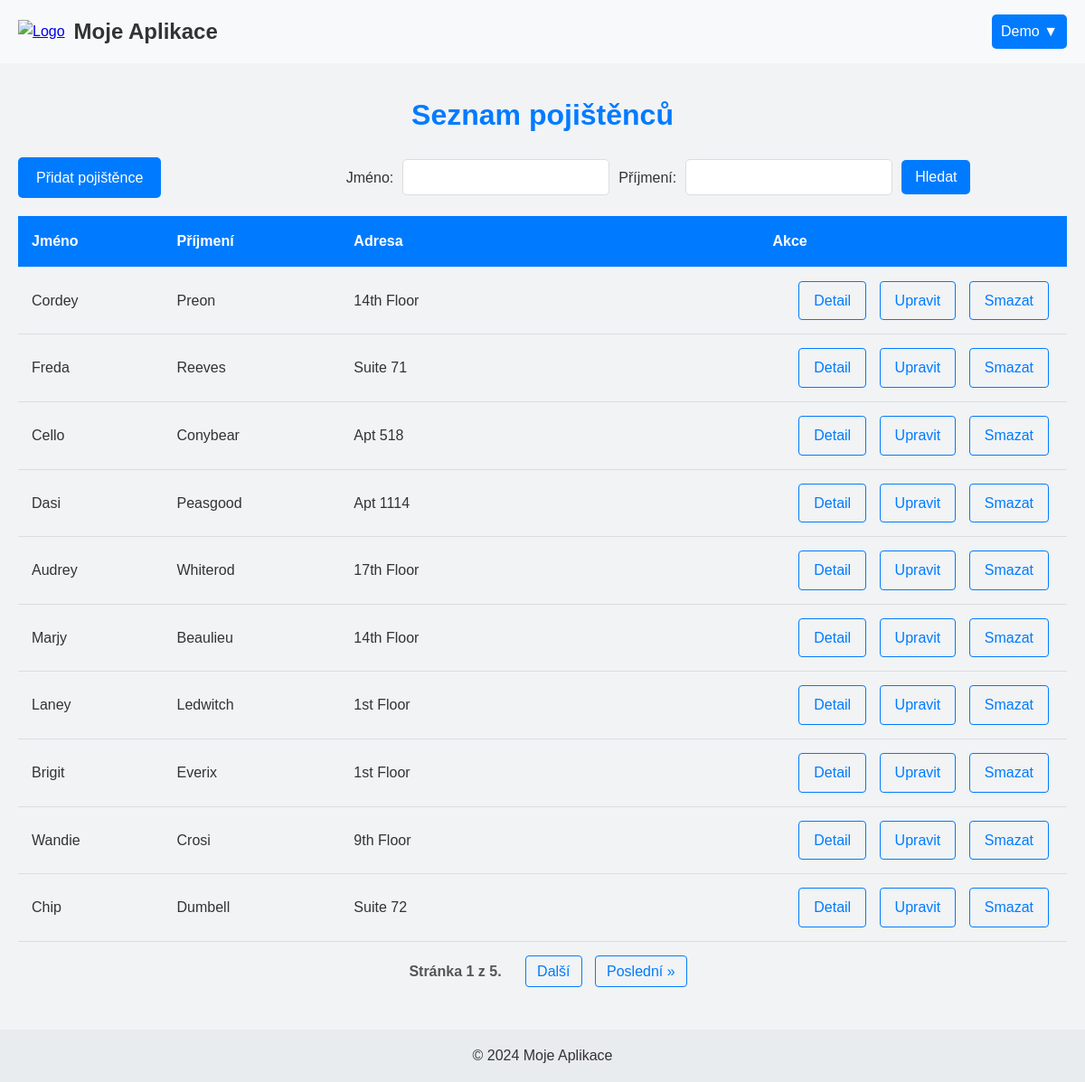
Page /pojistenci/seznam_pojistencu/ (signed in) on the committed database.
### NovyProjekt/models.py (models this page shows, shortened)
class Uzivatel(AbstractBaseUser):
    first_name = models.CharField(max_length=50, default="")
    last_name = models.CharField(max_length=50, default="")
    email = models.EmailField(max_length=300, unique=True)
    is_admin = models.BooleanField(default=False)
    is_active = models.BooleanField(default=True)
    last_login = models.DateTimeField(default=timezone.now)
    date_joined = models.DateTimeField(default=timezone.now)
    foto = models.ImageField(upload_to='images/', blank=True, null=True)
    objects = UzivatelManager()
    USERNAME_FIELD = 'email'
    REQUIRED_FIELDS = ['first_name', 'last_name']  # Uživatelské jméno je email, takže ho neuvádíme v REQUIRED_FIELDS

class Pojistenec(models.Model):
    user = models.ForeignKey(Uzivatel, on_delete=models.CASCADE, null=True, blank=True)
    jmeno = models.CharField(max_length=100)
    prijmeni = models.CharField(max_length=100)
    adresa = models.CharField(max_length=255)
    vek = models.IntegerField(null=True)
    foto = models.ImageField(upload_to='images/', blank=True, null=True)

### NovyProjekt/views.py (the view)
# urls.py: path('pojistenci/seznam_pojistencu/', views.seznam_pojistencu, name='seznam_pojistencu'),
@login_required
def seznam_pojistencu(request):
    vyhledavaci_form = VyhledavaciForm()
    pojistenci = Pojistenec.objects.all()
    if request.GET.get('jmeno') or request.GET.get('prijmeni'):
        jmeno = request.GET.get('jmeno')
        prijmeni = request.GET.get('prijmeni')
        pojistenci = pojistenci.filter(jmeno__icontains=jmeno, prijmeni__icontains=prijmeni)
    paginator = Paginator(pojistenci, 10)
    page_number = request.GET.get('page')
    try:
        page_obj = paginator.get_page(page_number)
    except PageNotAnInteger:
        page_obj = paginator.get_page(1)
    except EmptyPage:
        page_obj = paginator.get_page(paginator.num_pages)
    return render(request, 'pojistenci/seznam_pojistencu.html', {
        'vyhledavaci_form': vyhledavaci_form,
        'page_obj': page_obj,
    })

### NovyProjekt/forms.py
class VyhledavaciForm(forms.Form):
    jmeno = forms.CharField(required=False, label='Jméno')
    prijmeni = forms.CharField(required=False, label='Příjmení')

### NovyProjekt/templates/pojistenci/seznam_pojistencu.html (shortened to what this page needs)
{% extends 'index.html' %}
{% load static %}
{% block extra_styles %}
    <link rel="stylesheet" href="{% static 'css/seznam_pojistencu.css' %}">
{% endblock %}
{% block content %}
<div class="container-pojistenci">
    <h1>Seznam pojištěnců</h1>
    <a href="{% url 'pridat_pojistence' %}" class="btn">Přidat pojištěnce</a>
    <form method="GET" class="vyhledavaci-form">
        {{ vyhledavaci_form.jmeno.label_tag }} {{ vyhledavaci_form.jmeno }}
        {{ vyhledavaci_form.prijmeni.label_tag }} {{ vyhledavaci_form.prijmeni }}
        <button type="submit">Hledat</button>
    </form>
    {% if page_obj %}
        <table>
            <thead>
                <tr>
                    <th>Jméno</th>
                    <th>Příjmení</th>
                    <th>Adresa</th>
                    <th>Akce</th>
                </tr>
            </thead>
            <tbody>
                {% for pojistenec in page_obj %}
                    <tr>
                        <td>{{ pojistenec.jmeno }}</td>
                        <td>{{ pojistenec.prijmeni }}</td>
                        <td>{{ pojistenec.adresa }}</td>
                        <td>
                            <div class="pojistenci-actions">
                                <a href="{% url 'detail_pojistence' pojistenec.pk %}">Detail</a>
                                <a href="{% url 'upravit_pojistence' pojistenec.pk %}">Upravit</a>
                                <a href="{% url 'smazat_pojistence' pojistenec.pk %}">Smazat</a>
                            </div>
                        </td>
                    </tr>
                {% endfor %}
            </tbody>
        </table>
        <div class="pagination">
            <span class="step-links">
                <span class="current">
                    Stránka {{ page_obj.number }} z {{ page_obj.paginator.num_pages }}.
                </span>
                {% if page_obj.has_next %}
                    <a href="?page={{ page_obj.next_page_number }}">Další</a>
                    <a href="?page={{ page_obj.paginator.num_pages }}">Poslední &raquo;</a>
                {% endif %}
            </span>
        </div>
    {% else %}
        <p>Žádní pojištěnci nenalezeni.</p>
    {% endif %}
</div>
{% endblock %}

### NovyProjekt/templates/index.html (shortened to what this page needs)
<!DOCTYPE html>
<html lang="cs">
<head>
    {% load static %}
    <link rel="stylesheet" href="{% static 'css/index.css' %}">
    {% block extra_styles %}{% endblock %}
</head>
<body>
    <header>
        <div class="container">
            <div class="header-content">
                <div class="logo">
                    <a href="{% url 'index' %}">
                        <img src="{% static 'images/image.png' %}" alt="Logo" class="logo-img">
                    </a>
                    <span>Moje Aplikace</span>
                </div>
                <div class="dropdown">
                    <button class="dropbtn">
                        {% if user.is_authenticated %}
                            {{ user.first_name }} ▼
                        {% else %}
                            Menu ▼
                        {% endif %}
                    </button>
                </div>
            </div>
        </div>
    </header>
    <main>
        <div class="container">
            {% block content %}{% endblock %}
        </div>
    </main>
    <footer>
        <div class="container">
            <p>&copy; 2024 Moje Aplikace</p>
        </div>
    </footer>
</body>
</html>

### NovyProjekt/static/css/index.css (style rules this page uses)
* { margin: 0; padding: 0; box-sizing: border-box; }
body { font-family: Arial, sans-serif; line-height: 1.6; color: #333; min-height: 100vh; display: flex; flex-direction: column; }
.container { width: 100%; max-width: 1200px; margin: 0 auto; padding: 0 20px; }
header { background-color: #f8f9fa; padding: 1rem 0; }
.header-content { display: flex; justify-content: space-between; align-items: center; }
.logo { display: flex; justify-content: flex-start; align-items: center ; }
.logo img { width: 40px; height: 40px; margin-right: 10px; }
.logo span { font-size: 1.5rem; font-weight: bold; }
.dropdown { position: relative; display: inline-block; }
.dropbtn { background-color: #007bff; color: white; padding: 10px; font-size: 16px; border: none; border-radius: 5px; cursor: pointer; }
main { flex-grow: 1; padding: 2rem 0; background-color: #f1f3f5; }
h1 { text-align: center; margin-bottom: 1rem; }
.btn { display: inline-block; background-color: #007bff; color: white; padding: 0.5rem 1rem; text-decoration: none; border-radius: 4px; transition: background-color 0.3s; }
footer { background-color: #e9ecef; padding: 1rem 0; text-align: center; }

### NovyProjekt/static/css/seznam_pojistencu.css (style rules this page uses)
h2 ,h1 { text-align: center; color: #007bff; margin-bottom: 20px; }
table { width: 100%; border-collapse: collapse; margin-top: 20px; }
table th, table td { padding: 15px; text-align: left; border-bottom: 1px solid #ddd; }
th:last-child { text-align: center; padding-right: 20px; }
table th { background-color: #007bff; color: white; }
.pojistenci-actions { text-align: right; }
.pojistenci-actions a { display: inline-block; padding: 8px 16px; margin: 0 5px; text-decoration: none; color: #007bff; border: 1px solid #007bff; border-radius: 4px; transition: all 0.3s ease; }
.pagination { display: flex; justify-content: center; margin: 20px 0; font-size: 16px; }
.step-links a { text-decoration: none; padding: 8px 12px; margin: 0 5px; border: 1px solid #007bff; border-radius: 4px; color: #007bff; transition: background-color 0.3s, color 0.3s; }
.current { padding: 8px 12px; margin: 0 5px; font-weight: bold; color: #555; border-radius: 4px; }
.btn { display: inline-block; padding: 10px 20px; background-color: #007bff; color: white; border: none; border-radius: 5px; text-align: center; text-decoration: none; font-size: 16px; transition: background-color 0.3s, transform 0.2s; cursor: pointer; }
.vyhledavaci-form { display: inline-flex; align-items: center; margin-left: 200px; }
.vyhledavaci-form label { margin-right: 10px; }
.vyhledavaci-form input { padding: 10px; border: 1px solid #ddd; border-radius: 5px; font-size: 16px; margin-right: 10px; }
.vyhledavaci-form button[type="submit"] { padding: 10px 15px; background-color: #007bff; color: white; border: none; border-radius: 5px; font-size: 16px; cursor: pointer; }

### rows in the picture
Uzivatel: first_name "Demo"
Pojistenec: jmeno "Cordey", prijmeni "Preon", adresa "14th Floor"
Pojistenec: jmeno "Freda", prijmeni "Reeves", adresa "Suite 71"
Pojistenec: jmeno "Cello", prijmeni "Conybear", adresa "Apt 518"
Pojistenec: jmeno "Dasi", prijmeni "Peasgood", adresa "Apt 1114"
Pojistenec: jmeno "Audrey", prijmeni "Whiterod", adresa "17th Floor"
Pojistenec: jmeno "Marjy", prijmeni "Beaulieu", adresa "14th Floor"
Pojistenec: jmeno "Laney", prijmeni "Ledwitch", adresa "1st Floor"
Pojistenec: jmeno "Brigit", prijmeni "Everix", adresa "1st Floor"
Pojistenec: jmeno "Wandie", prijmeni "Crosi", adresa "9th Floor"
Pojistenec: jmeno "Chip", prijmeni "Dumbell", adresa "Suite 72"

### other values in the picture
{{ vyhledavaci_form.jmeno.label_tag }} "Jméno:"
{{ vyhledavaci_form.prijmeni.label_tag }} "Příjmení:"
{{ page_obj.number }} "1"
{{ page_obj.paginator.num_pages }} "5"
